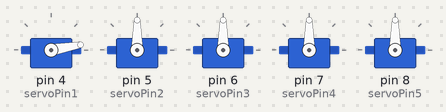
The sketch below on a simulated Arduino Uno, built with avr-gcc and run on an emulated ATmega328P. On the bench: 5 × servo.

Above: at 0.1 s.
At 2.1 s:
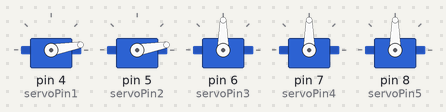
At 4.1 s:
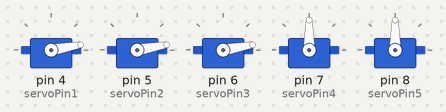
At 6.1 s:
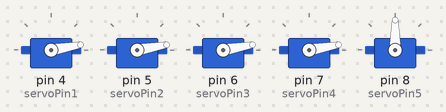
At 8.1 s:
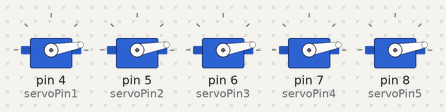
Timing chart, 0 to 9.6 s (numbered marks = the images above):
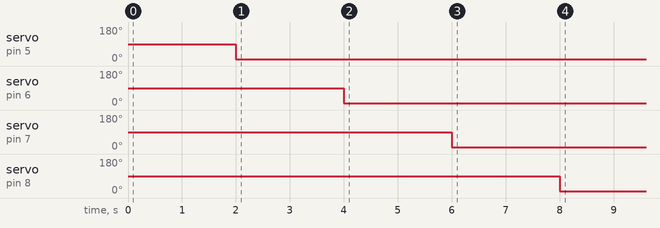

The sketch:

Humanoid_palm.ino
```cpp
#include <Servo.h>
//A program to demostrate neck rotation and eye blinking with respect to sound in a humanoid
//By Korshima
/////////////////////////////////////
int servoPin1 = 4;                   //assign servos to pin
int servoPin2 = 5;
int servoPin3 =6;
int servoPin4= 7;
int servoPin5= 8;
////////////////////////////////////
int servoPos1 = 10;                // assign servo positions
int servoPos2 = 10;
int servoPos3 = 10;
int servoPos4 = 10;
int servoPos5 = 10;
////////////////////////////////////
Servo myservo1;                    // declare servos
Servo myservo2;
Servo myservo3;
Servo myservo4;
Servo myservo5;
////////////////////////////////////
void setup() {
 Serial.begin(9600);
 myservo1.attach(servoPin1);
 myservo2.attach(servoPin2);
 myservo3.attach(servoPin3);
 myservo4.attach(servoPin4);
 myservo5.attach(servoPin5);
 /////////////////////////////////////
}
 void loop() {
  Serial.begin(9600);
  myservo1.write(servoPos1);
  delay (2000);
   myservo2.write(servoPos2);
  delay (2000);
   myservo3.write(servoPos3);
  delay (2000);
   myservo4.write(servoPos4);
   delay (2000);
   myservo5.write(servoPos5);
   delay (2000);

}
```

Measured:
- by itself, servo on pin 5 (servoPin2): 90° → 10° at 2.0 s
- by itself, servo on pin 6 (servoPin3): 90° → 10° at 4.0 s
- by itself, servo on pin 7 (servoPin4): 90° → 10° at 6.0 s
- by itself, servo on pin 8 (servoPin5): 90° → 10° at 8.0 s
